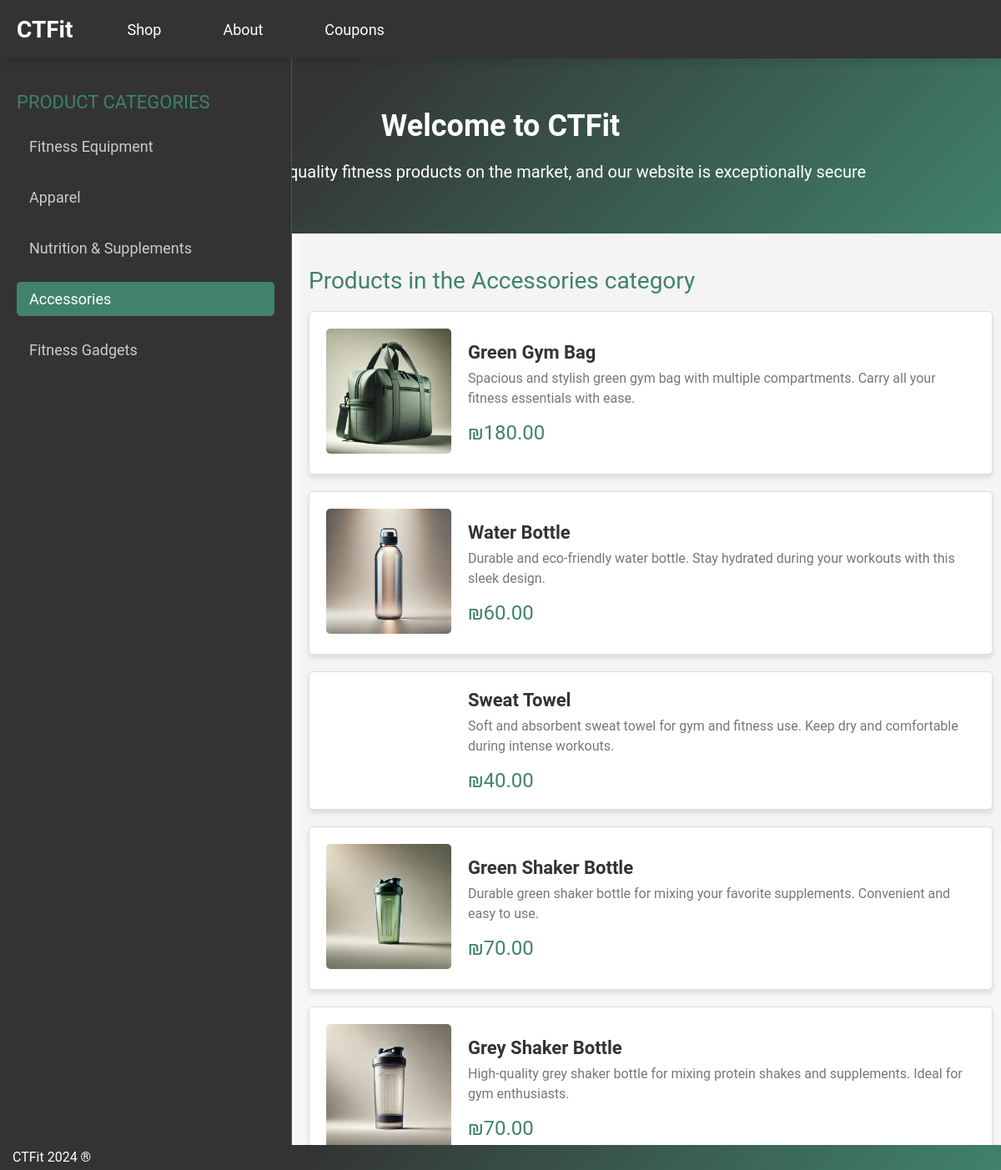
Screenshot of /category.php?category=Accessories with the database file from the repository.
### tables this page shows
CREATE TABLE `products_2` (
  `id` int NOT NULL,
  `image` varchar(255) NOT NULL,
  `title` varchar(255) NOT NULL,
  `price` varchar(10) NOT NULL,
  `description` text NOT NULL,
  `category` varchar(100) NOT NULL,
  `meta_description` varchar(255) NOT NULL,
  `meta_keywords` varchar(255) NOT NULL
);

### php/functions.php (called while the page is built, shortened)
<?php
function dbConnect(){
    $mysqli = new mysqli(SERVER, USERNAME, PASSWORD, DATABASE);
    if($mysqli->connect_errno != 0){
        return FALSE;
    }else{
        return $mysqli;
    }
}
function getCategories(){
    $mysqli = dbConnect();
    $result = $mysqli->query("SELECT DISTINCT category FROM products_2");
    while($row = $result->fetch_assoc()){
        $categories[] = $row;
    }
    return $categories;
}
function getProductsByCategory($category){
    $mysqli = dbConnect();
    $smtp = $mysqli->prepare("SELECT * FROM products_2 WHERE category = ?");
    $smtp->bind_param("s", $category);
    $smtp->execute();
    $result = $smtp->get_result();
    $data = $result->fetch_all(MYSQLI_ASSOC);
    return $data;
}

### category.php (the view, shortened to what this page needs)
<?php require "php/functions.php" ?>
<?php
    if (isset($_GET["category"])) {
        $cat = urldecode($_GET["category"]);
    }
?>
<!DOCTYPE html>
<html lang="en">
<head>
    <link rel="stylesheet" href="css/style.css">
</head>
<body>
    <?php include "includes/nav.php" ?>
    <?php include "includes/header.php" ?>
    <main>
        <div class="left">
            <div class="section-title">Product Categories</div>
            <?php $categories = getCategories(); ?>
            <?php
                foreach ($categories as $category) {
                   ?>
                        <a href="category.php?category=<?php echo urlencode($category['category']) ?>">
                            <?php echo ucfirst($category['category']) ?>
                        </a>
                    <?php
                }
            ?>
        </div>
        <div class="right">
            <div class="section-title">Products in the <?php echo ucfirst($cat)?> category</div>
            <div class="product-list">
                <?php $products = getProductsByCategory($cat); ?>
                <?php foreach ($products as $product): ?>
                    <div class="product">
                        <div class="product-left">
                            <img src="<?php echo "products/{$product['image']}" ?>" alt="">
                        </div>
                        <div class="product-right">
                            <p class="title">
                                <a href="product.php?title=<?php echo urlencode($product['title']) ?>">
                                    <?php echo $product['title'] ?>
                                </a>
                            </p>
                            <p class="description">
                                <?php echo $product['description'] ?>
                            </p>
                            <p class="price">
                                <?php echo $product['price'] ?>
                            </p>
                        </div>
                    </div>
                <?php endforeach; ?>
            </div>
        </div>
    </main>
    <?php include "includes/footer.php" ?>
</body>
</html>

### css/style.css (style rules this page uses)
* { margin: 0; padding: 0; box-sizing: border-box; }
html, body { height: 100%; margin: 0; padding: 0; font-family: 'Roboto', sans-serif; color: #333; background-color: #f7f7f7; }
main { display: flex; height: calc(100vh - 70px); margin-top: 0; }
main .left { background-color: #333; border-right: thin solid #555; padding: 20px; color: #ccc; width: 350px; position: fixed; top: 70px; left: 0; bottom: 0; }
main .left .section-title { font-size: 22px; margin-bottom: 20px; margin-top: 20px; color: #40826D; text-transform: uppercase; }
main .left a { display: block; text-decoration: none; color: #ccc; font-size: 18px; margin-bottom: 20px; padding: 10px 15px; border-radius: 5px; transition: background-color 0.3s, color 0.3s; }
main .left a:hover, main .left a.active { background-color: #40826D; color: #fff; }
main .right { flex-grow: 1; padding: 40px 10px; margin-left: 360px; background-color: #f4f4f4; }
main .right .section-title { font-size: 28px; color: #40826D; margin-bottom: 20px; }
main .right .product-list { display: flex; flex-direction: column; gap: 20px; }
main .right .product { display: flex; padding: 20px; background-color: #fff; border: 1px solid #ddd; border-radius: 5px; box-shadow: 0 4px 6px rgba(0, 0, 0, 0.1); transition: transform 0.3s, box-shadow 0.3s; }
main .right .product-left { flex: 0 0 150px; margin-right: 20px; }
main .right .product-left img { width: 100%; border-radius: 5px; transition: transform 0.3s; }
main .right .product-right { flex: 1; display: flex; flex-direction: column; justify-content: center; }
main .right .title a { font-weight: bold; font-size: 22px; text-decoration: none; color: #333; line-height: 28px; margin-bottom: 10px; transition: color 0.3s; }
main .right .description { margin-top: 5px; color: #777; font-size: 16px; line-height: 24px; }
main .right .price { font-size: 24px; margin-top: 15px; color: #40826D; }

### rows the page displays
products_2: image (picture), title "Green Gym Bag", description "Spacious and stylish green gym bag with multiple compartments. Carry all your fitness essentials with ease.", price "₪180.00"
products_2: image (picture), title "Water Bottle", description "Durable and eco-friendly water bottle. Stay hydrated during your workouts with this sleek design.", price "₪60.00"
products_2: title "Sweat Towel", description "Soft and absorbent sweat towel for gym and fitness use. Keep dry and comfortable during intense workouts.", price "₪40.00"
products_2: image (picture), title "Green Shaker Bottle", description "Durable green shaker bottle for mixing your favorite supplements. Convenient and easy to use.", price "₪70.00"
products_2: image (picture), title "Grey Shaker Bottle", description "High-quality grey shaker bottle for mixing protein shakes and supplements. Ideal for gym enthusiasts.", price "₪70.00"

### other values shown
$category['category'] "Fitness Equipment"
$category['category'] "Apparel"
$category['category'] "Nutrition & Supplements"
$category['category'] "Accessories"
$category['category'] "Fitness Gadgets"
$cat "Accessories"
